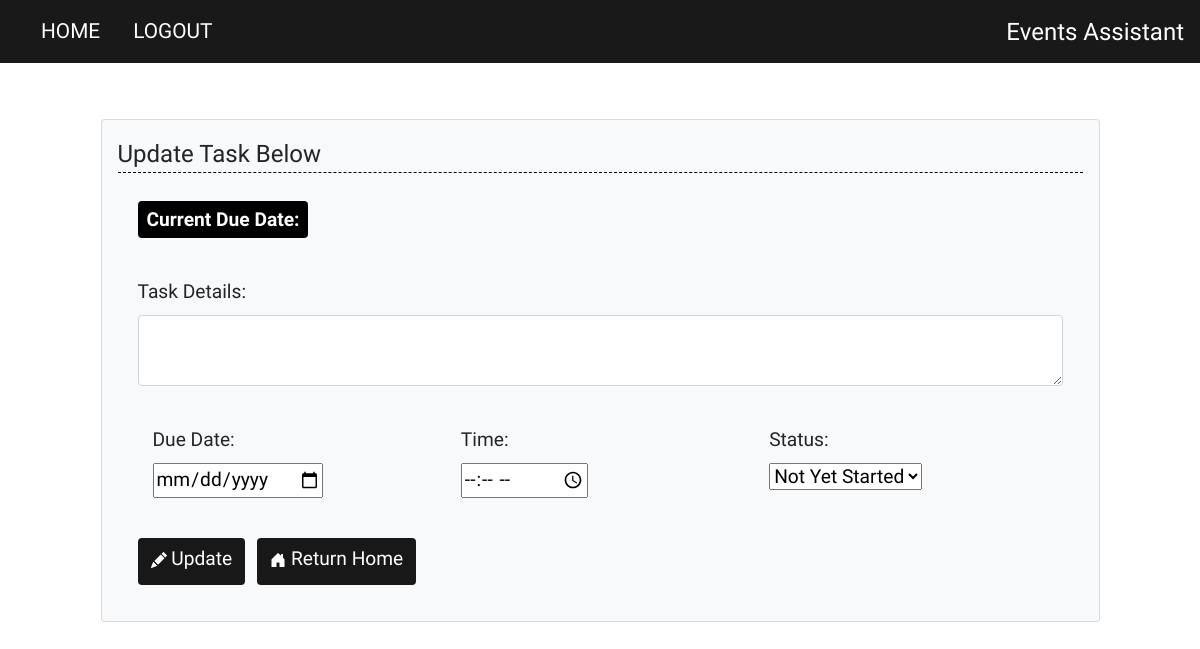
/update/6 (signed in), run on an earlier commit of the app's database.
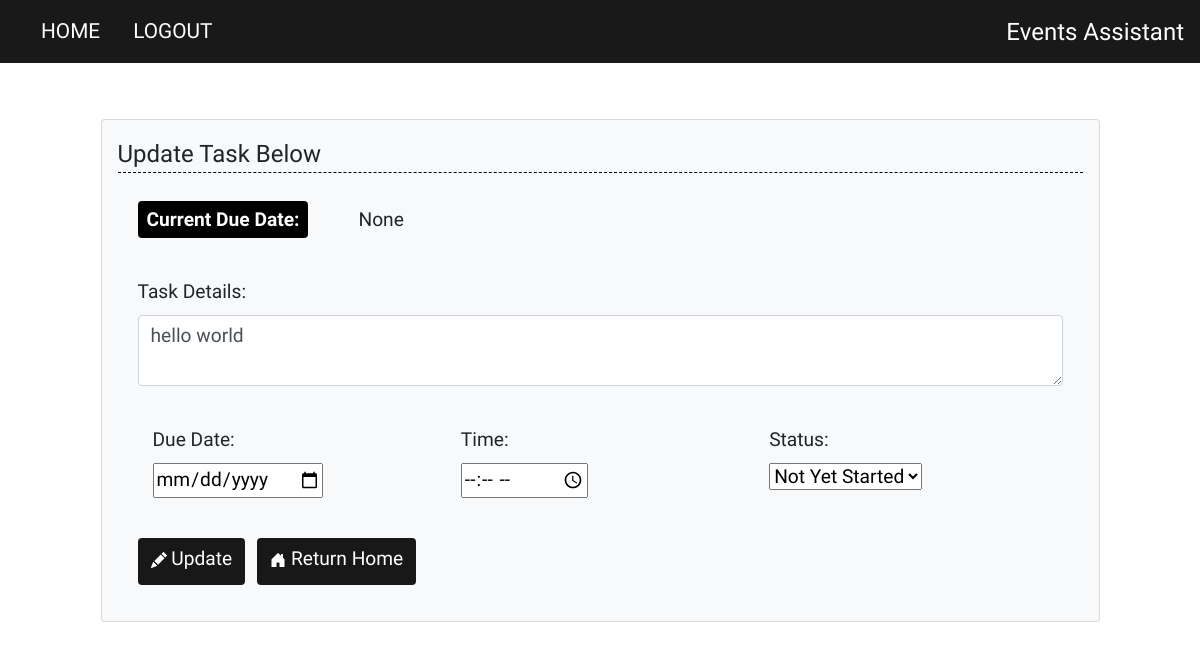
And on a later commit of the database.
### website/models.py (models this page shows)
class Task(db.Model):
    id = db.Column(db.Integer, primary_key=True)
    content = db.Column(db.String(200), nullable=False)
    due_date = db.Column(db.String(30)) # formatted str date (ex: Tuesday, April 05, 2022)
    due_date_int = db.Column(db.String(20)) # YYYY-MM-DD str format
    time = db.Column(db.String(20)) # str type, account for untimed tasks
    user_id = db.Column(db.Integer, db.ForeignKey('user.id'))
    status = db.Column(db.String(30), default="Not Yet Started") # Other Statuses: In Progress, Completed, Cancelled
    bookmarked = db.Column(db.Boolean, default=False)

### website/views.py (the view)
@views.route('/update/<int:id>', methods=['POST', 'GET'])
@login_required
def update(id):
    updated_task = Task.query.get(id)
    if request.method == 'POST':
        if request.form['action'] == 'Return Home':
            flash('Update cancelled. Returning Home!', category='success')
            return redirect('/')
        if updated_task.user_id == current_user.id:
            updated_task.content = request.form['content']
            date_obj = request.form['due_date']
            updated_task.due_date = format_date(date_obj)
            updated_task.due_date_int = date_obj
            if date_obj:
                time = request.form['time']
                updated_task.time = format_time(time)
            else:
                updated_task.time = '' # default time: unspecified/optional
            updated_task.status = request.form.get('taskStatus')
            try:
                db.session.commit()
                flash('Event updated!', category='success')
                return redirect('/')
            except:
                flash('Error in updating event.', category='error')
    else:
        return render_template('update.html', task=updated_task, user=current_user)

### website/__init__.py (called while the page is built)
def create_app():
    app = Flask(__name__)
    app.config['SECRET_KEY'] = '2797cfdcad8dcc11d9f00ffbc5704bee'
    app.config['SQLALCHEMY_DATABASE_URI'] = f'sqlite:///{DB_NAME}'
    db.init_app(app)
    from .views import views
    from .auth import auth
    app.register_blueprint(views, url_prefix='/')
    app.register_blueprint(auth, url_prefix='/')
    from .models import Task, User
    create_database(app)
    login_manager = LoginManager()
    login_manager.login_view = 'auth.login' # if not logged in
    login_manager.init_app(app)
    @login_manager.user_loader
    def load_user(id):
        return User.query.get(int(id))
    return app

### website/templates/update.html (shortened to what this page needs)
{% extends "base.html" %}
{% block content %}
  <div class="content-section">
    <form class="card p-3 bg-light" method="POST">
      <legend class="main-header">Update Task Below</legend>
      <div class="form-group col-title">
        <span class="badge date-badge">Current Due Date:</span>{{task.due_date}}
      </div>
      <div class="form-group">
        <label for="content" class="col-title">Task Details:</label>
        <textarea
          id="content"
          name="content"
          class="form-control"
        >{{task.content}}</textarea>
      </div>
      <div class="row form-group">
        <div class="col">
          <label for="due_date" class="col-title">Due Date:</label>
          <br>
          <input type="date" id="due_date" name="due_date">
        </div>
        <div class="col">
          <label for="time" class="col-title">Time:</label>
          <br>
          <input type="time" id="time" name="time">
        </div>
        <div class="col">
          <label for="status" class="col-title">Status:</label>
          <br>
          <select name="taskStatus" aria-label="Select/Dropdown menu" id="curr_status">
            <option value="Not Yet Started" selected>Not Yet Started</option>
          </select>
        </div>
      </div>
      <div class="form-group">
        <button type="submit" class="btn" name="action"value="Update">
          Update
        </button>
        <button type="submit" class="btn" name="action"value="Return Home">
          Return Home
        </button>
      </div>
    </form>
  </div>
{% endblock %}

What changed in the data, as far as the page shows it:
added Task: due_date "None", content "hello world"
